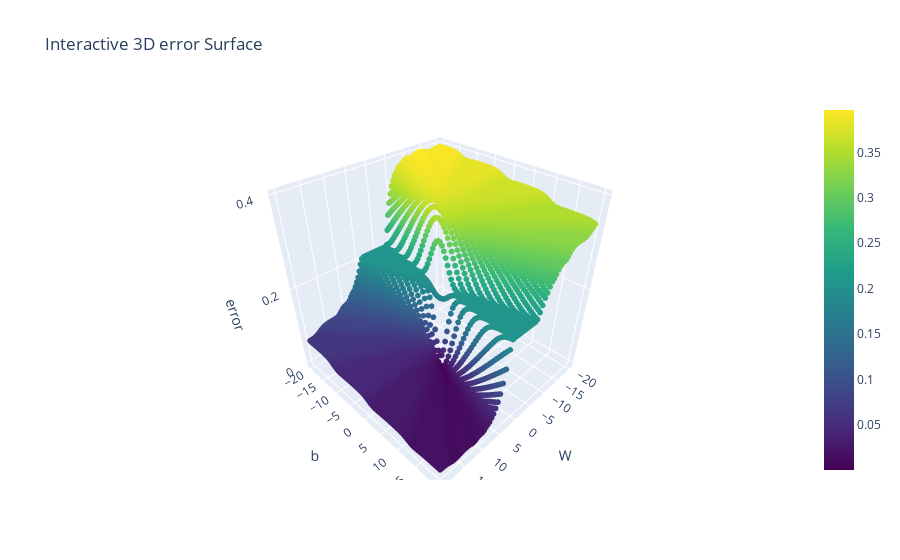

The notebook cell this image was saved under:
### Code cell
# Create two interactive 3D Plotly figures and save them as standalone HTML files.
import numpy as np
import plotly.graph_objects as go
import plotly.io as pio

# === Figure 1: 3D Surface (z = sin(sqrt(x^2 + y^2))) ===
X = ws
Y = bs
Z = loss_error

fig = go.Figure(data=[go.Scatter3d(x=ws, y=bs, z=loss_error,
                                   mode='markers',
                                   marker=dict(
                                    size=2,                # smaller points
                                    color=loss_error,           # color by z values
                                    colorscale='Viridis',   # colormap
                                    showscale=True          # show colorbar
                       ))])
fig.update_layout(
    title="Interactive 3D error Surface",
    scene=dict(
        xaxis=dict(title="W", autorange=True),
        yaxis=dict(title="b", autorange=True),
        zaxis=dict(title="error", autorange=True)
    )
)
fig.show()

surface_path = "outputs/1_error_surface/1_error_surface.html"
pio.write_html(fig, file=surface_path, auto_open=False, include_plotlyjs="cdn")

surface_path
# You can open the interactive html file in browser

### Figure 1 — Plotly figure (JSON) as saved in the notebook; plotly's stock layout.template omitted (floating-point values rounded to 4 significant figures; data arrays with more than 128 entries replaced by an {"elided": "..."} marker saying what was removed)
{"data": [{"marker": {"color": {"elided": "6400 float values"}, "colorscale": [[0.0, "#440154"], [0.1111, "#482878"], [0.2222, "#3e4989"], [0.3333, "#31688e"], [0.4444, "#26828e"], [0.5556, "#1f9e89"], [0.6667, "#35b779"], [0.7778, "#6ece58"], [0.8889, "#b5de2b"], [1.0, "#fde725"]], "showscale": true, "size": 2}, "mode": "markers", "x": {"elided": "6400 float values"}, "y": {"elided": "6400 float values"}, "z": {"elided": "6400 float values"}, "type": "scatter3d"}], "layout": {"scene": {"xaxis": {"title": {"text": "W"}, "autorange": true}, "yaxis": {"title": {"text": "b"}, "autorange": true}, "zaxis": {"title": {"text": "error"}, "autorange": true}}, "title": {"text": "Interactive 3D error Surface"}}}
